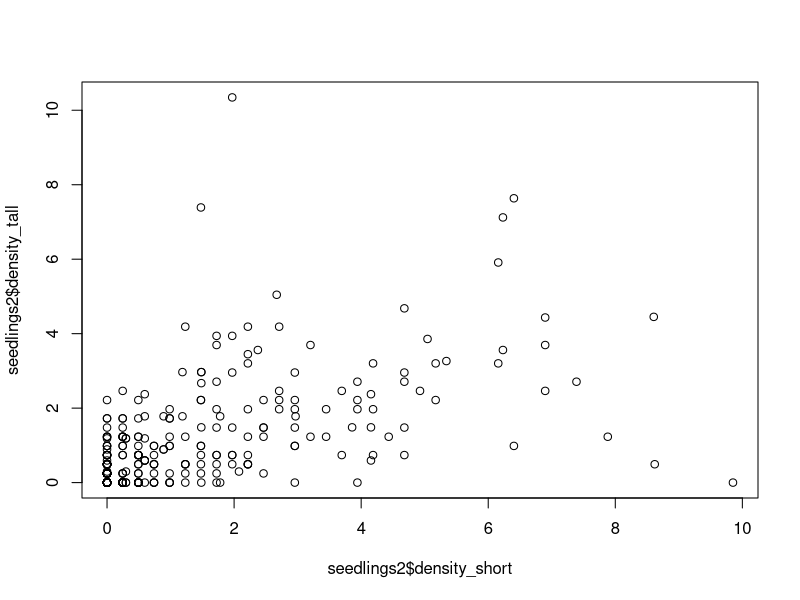
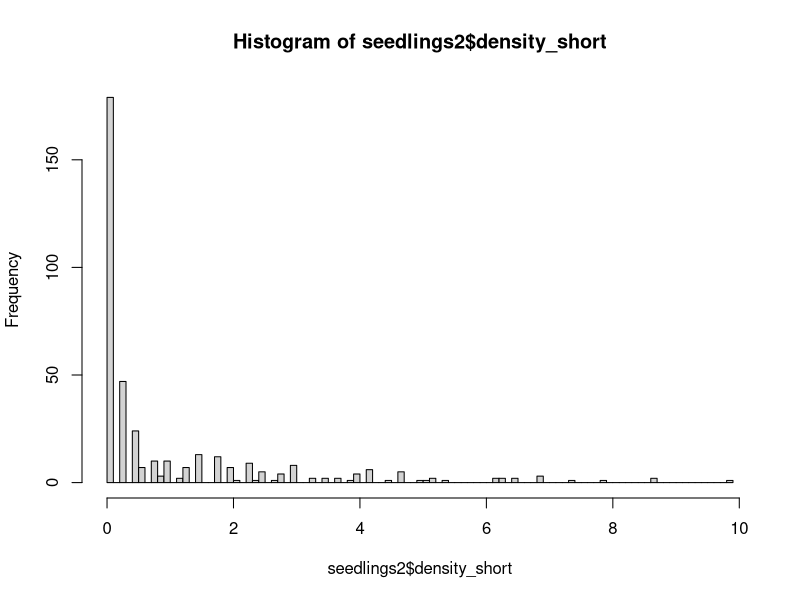
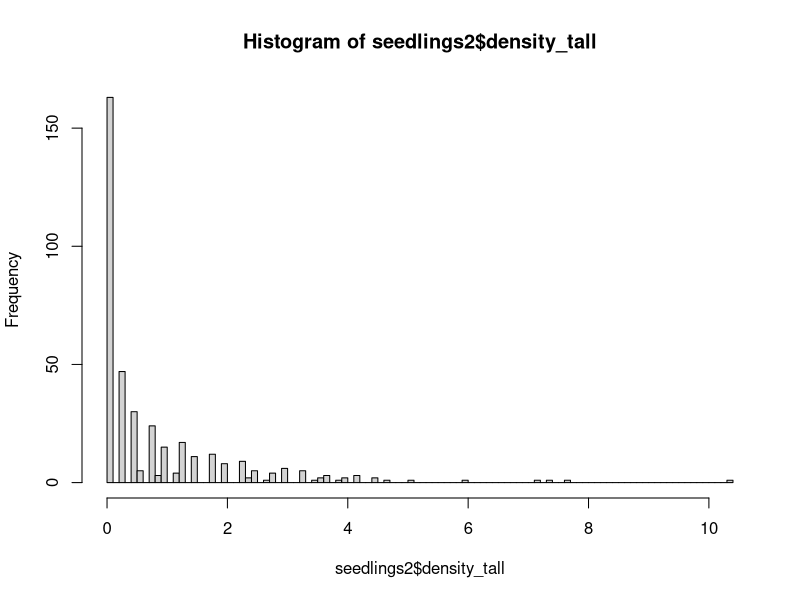
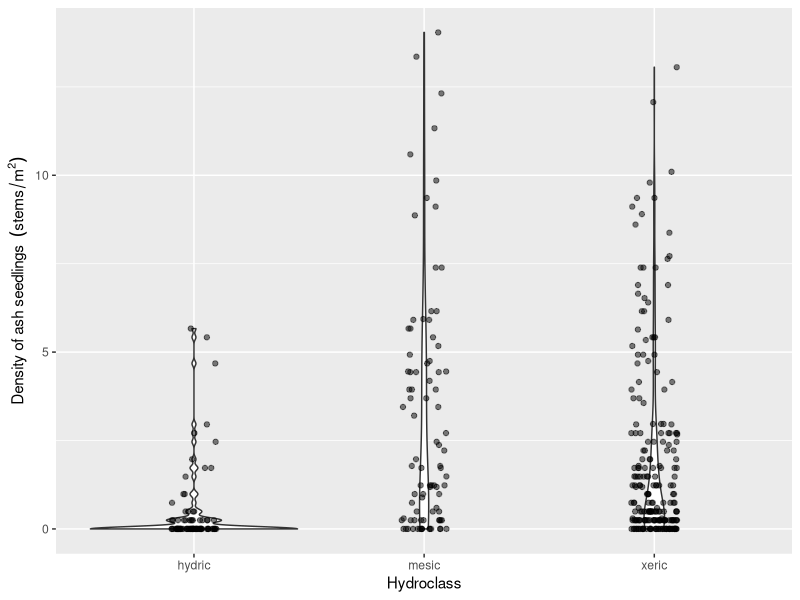
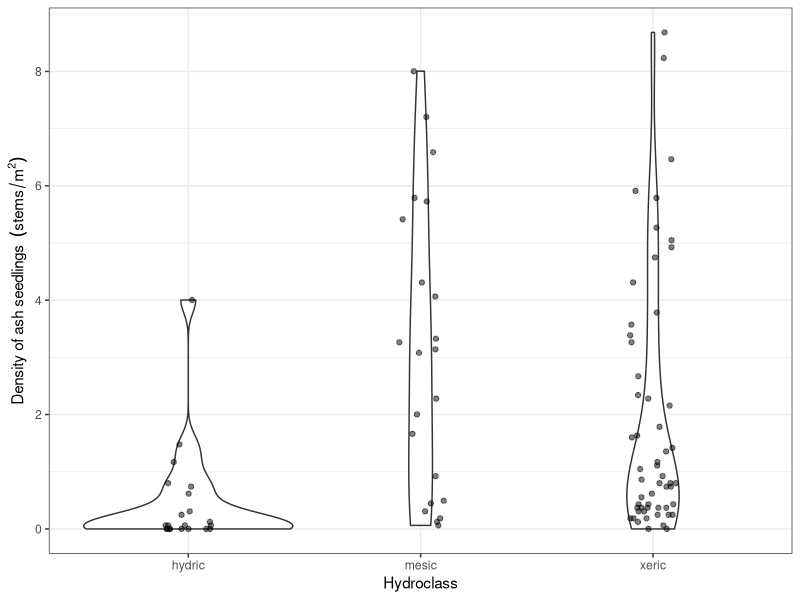
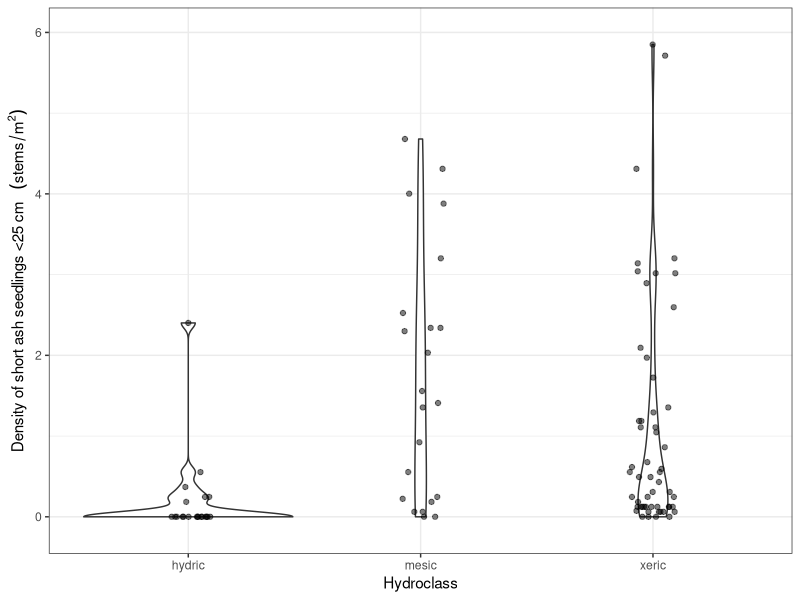
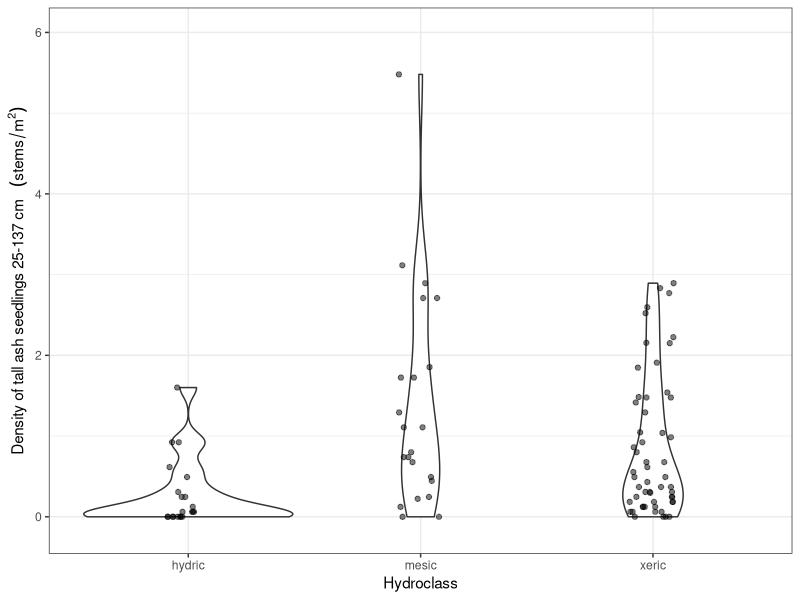
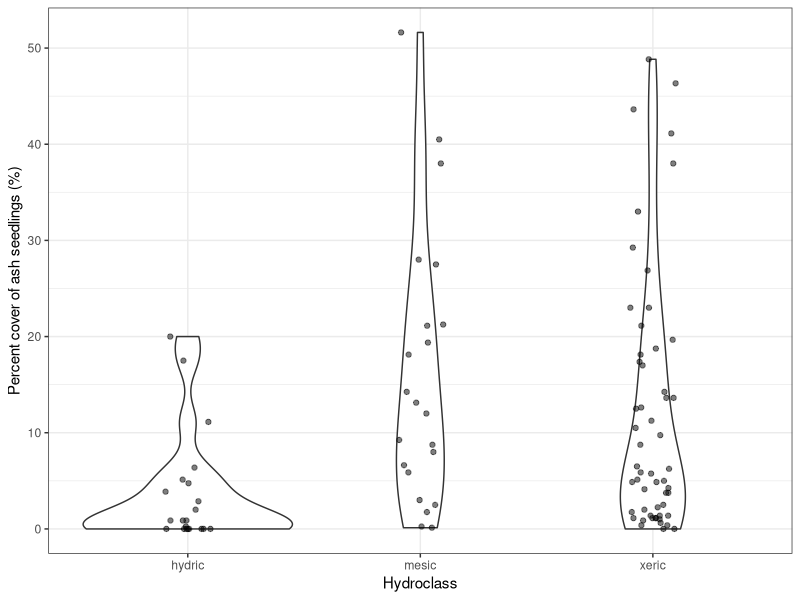

These charts were generated, in order, by the following R code:
# Aaron Tayal
# 8/26/2024
# The purpose is to report what the stem 
# density of ash seedlings, saplings, small trees, and trees is

library(ggplot2)
library(dplyr)

# Plot centers ---------------------------------------------------------------

plot_centers <- read.csv("Raw_data/EAB_Michigan_2024_plot_centers.csv")

# There are 111 plots (37 transects) that I plan to visit (and 2 extra rows due 
# to confusion about the true center for plot 75):
nrow(plot_centers)

# There are 98 plots that I have collected seedling data (not counting 75_north):
sum(plot_centers$seedlings_done_y_n == "y")

# Similarly, there are 98 plots that I have collected sapling data (not counting 
# 75_north):
sum(plot_centers$saplings_done_y_n == "y")

# There are 97 plots that I have collected tree data for (not counting 75_north).
# At plot 91 at Hudson Mills, we ran out of time to collect tree data due to a 
# thunderstorm
sum(plot_centers$trees_done_y_n == "y")

# There are 2 plots where we found and measured the center tree but did not 
# collect any seedling, sapling, or tree data due to high waters and a time 
# crunch. These were plots 23 and 66, both at Island Lake.
#View(plot_centers[plot_centers$seedlings_done_y_n == "n",])

# This leaves 11 plots that we have neither found the center or recorded data
# for. Four at Hudson Mills, six at Indian Springs, and one at Island Lake. 
# Note: we technically found plot 61 at Island Lake, but I forgot to write
# the center tree DBH, and thus I'm considering it completely not-started.
#View(plot_centers[plot_centers$seedlings_done_y_n == "",])

# Summary: 97 done + 3 partially done + 11 not-started = 111 plots

# Hydroclass -----------------------------------------------------------------

hydro <- read.csv("Raw_data/MI-plot-hydroclasses.csv")
# The column "mstrlvl" is either xeric, mesic, or hydric. All plots in one
# transect (3 plots) will have the same assignment of mstrlvl. I will also 
# call this the "hydroclass". The column "plotmstr" has a value from 1 to 5 
# (1 being driest and 5 being the most flooded). The "plotmstr" value can
# vary within a transect. I think it is based on the results of some kind of 
# soil moisture test.

# Note: "MI-plot-hydroclasses.csv" has hydroclass data for 129 plots, including
# some that I do not plan to visit because they are designated "non-ash" plots
# or they are at Brighton.

# Seedlings -------------------------------------------------------------------

seedlings <- read.csv("Raw_data/EAB_Michigan_2024_seedlings.csv")

# At one plot (75 at Indian Springs), we found two center trees marked 75.
# The true, original plot 75 is the one I want to use. I called this one 
# "75_south" in my datasheet this year. So I need to remove "75_north" rows and
# rename "75_south" rows as simply "75".
seedlings <- seedlings[seedlings$center_tree_number != "75_north",]
seedlings$center_tree_number[seedlings$center_tree_number == "75_south"] <- "75"

seedlings$center_tree_number <- as.integer(seedlings$center_tree_number)

# To combine the data on hydroclasses with the seedling data, I will
# use inner_join, which keeps only the rows which have center_tree_number
# matching between the two datasets:
seedlings2 <- inner_join(seedlings, hydro, by="center_tree_number")
# I notice that the number of rows of seedlings and seedlings2 are the same,
# indicating that the dataframe hydro contained all the center tree numbers
# that I have
nrow(seedlings) == nrow(seedlings2)

# We recorded data for each quadrant of each microplot, so I need to add up the
# four quadrants for short seedlings (those that are shorter than 25 cm):
seedlings2$number_short <- 
  seedlings2$northeast_number_established_short +
  seedlings2$southeast_number_established_short +
  seedlings2$southwest_number_established_short +
  seedlings2$northwest_number_established_short

# Same for tall seedlings:
seedlings2$number_tall <- 
  seedlings2$northeast_number_established_tall +
  seedlings2$southeast_number_established_tall +
  seedlings2$southwest_number_established_tall +
  seedlings2$northwest_number_established_tall

# Now make a column for the total number of seedlings (both short and tall):
seedlings2$number_seedlings <- seedlings2$number_short + seedlings2$number_tall

# Now I need to divide the raw counts by the area of the circular microplot to
# get the density. The density will be in units of stems per meter^2
seedlings2$density_short <-
  (seedlings2$number_short / seedlings2$area_of_microplot_m_squared)

seedlings2$density_tall <-
  (seedlings2$number_tall / seedlings2$area_of_microplot_m_squared)

seedlings2$density_seedlings <- 
  (seedlings2$number_seedlings / seedlings2$area_of_microplot_m_squared)

# For a common sense check, I'll plot the density of short seedlings against
# the density of tall seedlings.  I predict (prior to seeing it) that they 
# will be correlated.
plot(seedlings2$density_short,
     seedlings2$density_tall)

# I will plot histograms for short and tall seedlings. I want to know what is 
# the qualitative shape of the distribution:
hist(seedlings2$density_short, breaks=100)
hist(seedlings2$density_tall, breaks=100)

# Note: these density variables are pseudo-continuous, but really they are
# discrete, because the counts are discrete, and so there are only a limited
# number of values that the density can take.

# I want to make a violin plot that shows the distribution of seedling densities
# for each of the three hydroclasses (xeric, mesic, and hydric)
ggplot(data=seedlings2, aes(x=factor(mstrlvl), 
                            y=density_seedlings)) +
  geom_violin() +
  geom_jitter(height=0, width=0.1, alpha=0.5) +
  xlab("Hydroclass") +
  ylab(bquote("Density of ash seedlings " ~ (stems/m^2)))

# I want to take an average of the 4 microplots in order to report data at the 
# plot level. 

# IMPORTANT NOTE: sometimes, we forgot to write the percent cover
# for 1 out of 4 of the microplots. I have instructed the code to strip NA values
# before taking the mean.  I'm assuming it's okay because we still have three other
# values, but I need to check on this.

seedlings_by_plot <- seedlings2 %>% group_by(center_tree_number) %>% 
  summarize(mean_percent_cover = mean(percent_cover_0_0.5_1_3.5_8_15.5_25.5_etc, 
                                 na.rm=TRUE),
            mean_density_short = mean(density_short),
            mean_density_tall = mean(density_tall),
            mean_density_seedlings = mean(density_seedlings),
            mstrlvl = first(mstrlvl))

# Make a graph that shows the seedling densities by hydroclass, at the plot level
ggplot(data=seedlings_by_plot, aes(x=factor(mstrlvl), y=mean_density_seedlings)) +
  geom_violin() +
  geom_jitter(height=0, width=0.1, alpha=0.5) +
  xlab("Hydroclass") +
  ylab(bquote("Density of ash seedlings " ~ (stems/m^2))) +
  scale_y_continuous(breaks=seq(0,9,2)) +
  theme_bw()

# Make a similar graph for short seedlings (under 25 cm):
ggplot(data=seedlings_by_plot, aes(x=factor(mstrlvl), y=mean_density_short)) +
  geom_violin() +
  geom_jitter(height=0, width=0.1, alpha=0.5) +
  xlab("Hydroclass") +
  ylab(bquote("Density of short ash seedlings <25 cm  " ~ (stems/m^2))) +
  scale_y_continuous(breaks=seq(0,9,2)) +
  ylim(-0.15, 6) +
  theme_bw()

# Same for tall seedlings:
ggplot(data=seedlings_by_plot, aes(x=factor(mstrlvl), y=mean_density_tall)) +
  geom_violin() +
  geom_jitter(height=0, width=0.1, alpha=0.5) +
  xlab("Hydroclass") +
  ylab(bquote("Density of tall ash seedlings 25-137 cm  " ~ (stems/m^2))) +
  ylim(-0.15, 6) +
  theme_bw()

# And for percent cover:
ggplot(data=seedlings_by_plot, aes(x=factor(mstrlvl), y=mean_percent_cover)) +
  geom_violin() +
  geom_jitter(height=0, width=0.1, alpha=0.5) +
  xlab("Hydroclass") +
  ylab("Percent cover of ash seedlings (%)") +
  theme_bw()

# Saplings --------------------------------------------------------------------

saplings <- read.csv("Raw_data/EAB_Michigan_2024_saplings.csv")
# Remove 75_north and rename 75_south to 75 (see seedlings for details)
saplings <- saplings[saplings$center_tree_number != "75_north",]
saplings$center_tree_number[saplings$center_tree_number == "75_south"] <- "75"

saplings$center_tree_number <- as.integer(saplings$center_tree_number)

# Trying to add in the hydroclass to this dataframe:
saplings2 <- inner_join(saplings, hydro, by="center_tree_number")
nrow(saplings) == nrow(saplings2)

# Saplings were counted in each quadrant, so I want to sum up the quadrants
# to get a total number of saplings by plot
saplings_by_plot <- saplings2 %>% group_by(center_tree_number) %>% 
  summarize(number_saplings = sum(number_of_stems),
            mstrlvl = first(mstrlvl))

# To find the density of saplings, I need to divide the number of saplings 
# found in the subplot (8 meters in radius) by the area of that subplot. 
# The area of the subplot is 201.062 m^2. The unit will be stems per m^2.
saplings_by_plot$density_saplings <- saplings_by_plot$number_saplings / 201.062

# I would like to also change the units to stems per hectare:
saplings_by_plot$density_saplings_stems_per_ha <- 
  saplings_by_plot$density_saplings * 10000

# Now, make a violin plot that shows the number of saplings found at each plot, 
# as a function of hydroclass
ggplot(data=saplings_by_plot, aes(x=factor(mstrlvl), 
                                  y=density_saplings)) + 
  geom_violin() +
  geom_jitter(height=0, width=0.1, alpha=0.5) +
  xlab("Hydroclass") +
  ylab(bquote("Density of ash saplings " ~ (stems/m^2))) +
  theme_bw()

# Small trees and trees -------------------------------------------------------

trees <- read.csv("Raw_data/EAB_Michigan_2024_trees.csv")

# Remove 75_north and rename 75_south to 75 (see seedlings for details)
trees <- trees[trees$center_tree_number != "75_north",]
trees$center_tree_number[trees$center_tree_number == "75_south"] <- "75"

trees$center_tree_number <- as.integer(trees$center_tree_number)
trees$ash_species <- as.factor(trees$ash_species)

# Add in hydroclass data
trees2 <- inner_join(trees, hydro, by="center_tree_number")
nrow(trees) == nrow(trees2)

# Remove any rows where the species of tree is not ash (keep rows where ash_species is NA)
# Note: the hickory and Zanthoxylum rows were tagged trees
levels(trees2$ash_species)
trees2 <- trees2[( trees2$ash_species != "hickory" | is.na(trees2$ash_species) ), ]
trees2 <- trees2[( trees2$ash_species != "Zanthoxylum (prickly ash)" | is.na(trees2$ash_species) ), ]
trees2$ash_species <- droplevels(trees2$ash_species)
levels(trees2$ash_species)

# I want to make a column that simplifies ash_species so that there are only 
# three categories: black, green/white/pumpkin, and unknown
trees2$ash_species_simple <- as.character(trees2$ash_species)
trees2$ash_species_simple[trees2$ash_species_simple == "green"] <- "green_white_or_pumpkin"
trees2$ash_species_simple[trees2$ash_species_simple == "green or pumpkin"] <- "green_white_or_pumpkin"
trees2$ash_species_simple[trees2$ash_species_simple == "green or white"] <- "green_white_or_pumpkin"
trees2$ash_species_simple[trees2$ash_species_simple == "green white or pumpkin"] <- "green_white_or_pumpkin"
trees2$ash_species_simple[trees2$ash_species_simple == "black?"] <- "unknown"
trees2$ash_species_simple[trees2$ash_species_simple == "?"] <- "unknown"
trees2$ash_species_simple[trees2$ash_species_simple == "green?"] <- "unknown"
trees2$ash_species_simple[trees2$ash_species_simple == "white?"] <- "unknown"
trees2$ash_species_simple <- as.factor(trees2$ash_species_simple)
table(trees2$ash_species_simple)

# Which center_tree_number values are found in seedlings but not found in 
# trees?
a <- seedlings_by_plot$center_tree_number
b <- sort(unique(trees2$center_tree_number))
b
setdiff(a, b)
# Plot 91 at Hudson Mills is correct to be missing from trees2

# Make sure the variable that records which quadrant the tree was in is accurate:
trees2$quadrant_NE_SE_SW_NW <- as.factor(trees2$quadrant_NE_SE_SW_NW)
summary(trees2$quadrant_NE_SE_SW_NW)
trees2[trees2$quadrant_NE_SE_SW_NW == "?",] # The only rows with ? for quadrant
# are about 100 meters from the center (and so will be filtered out)

# Which rows are simply recording the absence of any trees?
c <- trees2$center_tree_number[trees2$quadrant_NE_SE_SW_NW == "none"]
c
unique(c)
d <- trees2$center_tree_number[trees2$quadrant_NE_SE_SW_NW != "none"]
unique(d)
intersect(unique(c), unique(d)) # Make sure no trees are recorded from plots
# also marked as having no trees.

# We only recorded compass direction at the beginning of summer 
# (it was a lot of work). But we can at least check the data against quadrant
# to see if they agree
trees2$compass_direction <- as.numeric(trees2$compass_direction)
ggplot(data=trees2, aes(x=quadrant_NE_SE_SW_NW, y=compass_direction)) +
  geom_point() +
  geom_hline(yintercept=90) +
  geom_hline(yintercept=180) +
  geom_hline(yintercept=270)
# Looks like there are three rows where compass direction and quadrant disagree:
trees2[trees2$compass_direction > 270 & trees2$quadrant_NE_SE_SW_NW != "NW" &
        is.na(trees2$compass_direction) == FALSE , ]
# All of these three rows were tagged ash. When it comes time to identify tagged
# ash in datasets from previous years, we will know about this issue. I'm not
# going to try to change anything right now.
  

# I want to create a new dataframe of trees so that small trees (2.5-10 cm DBH)
# are counted only if they occur within the 8 meter radius subplot. Furthermore,
# trees (10 cm DBH and up) are counted only if they occur within the 18 meter
# radius main plot

# First I need to change the variable distance_to_center_meters into a 
# numeric variable.  For many of the trees inside the 8 meter subplot, we
# simply wrote "less than 8" to indicate it was in the subplot. So now I 
# will name these as 4 (4 meters) even though they ranged from 0 m to 8 m
trees2$distance_to_center_meters_simple <- trees2$distance_to_center_meters
trees2$distance_to_center_meters_simple[trees2$distance_to_center_meters_simple == "less than 8"] <- "4"
trees2$distance_to_center_meters_simple[trees2$distance_to_center_meters_simple == "between 8 and 18"] <- "13"
trees2$distance_to_center_meters_simple[trees2$distance_to_center_meters_simple == "greater than 18"] <- "25"
trees2$distance_to_center_meters_simple[trees2$distance_to_center_meters_simple == "approx 100 m"] <- "100"
trees2$distance_to_center_meters_simple <- as.numeric(trees2$distance_to_center_meters_simple)
hist(trees2$distance_to_center_meters_simple, breaks=100)

# Small trees must be >= 2.5 cm DBH AND < 12.5 cm DBH AND distance to the center
# must be <= 8 meters
small_trees <- trees2 %>% dplyr::filter(quadrant_NE_SE_SW_NW != "none") %>%
  dplyr::filter(diameter_at_137_cm_in_cm >= 2.5) %>%
  dplyr::filter(diameter_at_137_cm_in_cm < 10) %>%
  dplyr::filter(distance_to_center_meters_simple <= 8)
plot(small_trees$diameter_at_137_cm_in_cm)
hist(small_trees$diameter_at_137_cm_in_cm, breaks=50)
plot(small_trees$distance_to_center_meters_simple)


# Big trees must be >= 10 cm DBH AND distance to the center must be <= 18 meters
big_trees <- trees2 %>% dplyr::filter(quadrant_NE_SE_SW_NW != "none") %>%
  dplyr::filter(diameter_at_137_cm_in_cm >= 10) %>%
  dplyr::filter(distance_to_center_meters_simple <= 18)
plot(big_trees$diameter_at_137_cm_in_cm)
plot(big_trees$distance_to_center_meters_simple)

# Now, create a summary of how many ash small trees were found in each plot
small_trees_by_plot <- small_trees %>% 
  group_by(center_tree_number) %>%
  summarise(number_small_trees = n(),
            mstrlvl = first(mstrlvl))

# Now, for any center tree numbers not mentioned in small_trees_by_plot,
# but that are in trees2, I'd like to put another row with a zero in it:
b # b is all the center tree numbers where presence/absence of trees was recorded
e <- small_trees_by_plot$center_tree_number
e # e is all the center tree numbers where small trees were found in the subplot
f <- sort(setdiff(b, e))

# Add a row for each center tree where no small trees were found in the subplot:
for (k in (1:length(f))){
  small_trees_by_plot <- small_trees_by_plot %>% 
    bind_rows(data.frame(center_tree_number = f[k],
                        number_small_trees = 0,
                        mstrlvl = hydro$mstrlvl[which(hydro$center_tree_number == f[k])]))
}
# Reorder the rows by center_tree_number
small_trees_by_plot <- small_trees_by_plot %>% arrange(center_tree_number)

g <- small_trees_by_plot$center_tree_number
all.equal(b, g) # This shows that small_trees_by_plot now has all the same center
# trees that we recorded the presence or absence of trees at

# Create a histogram of number of small trees to investigate whether the 
# distribution follows a Poisson distribution.
ggplot(data=small_trees_by_plot, aes(x=number_small_trees)) +
  geom_histogram() +
  theme_classic()
# The Poisson distribution assumes that events (here the presence of a small
# tree) occur independently of the position of other small trees. That assumption
# is obviously false, since 

# To find the density of small trees, I need to divide the number of them 
# found in the subplot (8 meters in radius) by the area of that subplot. 
# The area of the subplot is 201.062 m^2. The unit will be stems per m^2.
small_trees_by_plot$density_small_trees <- small_trees_by_plot$number_small_trees / 201.062

# I would like to also change the units to stems per hectare:
small_trees_by_plot$density_small_trees_stems_per_ha <- 
  small_trees_by_plot$density_small_trees * 10000

# Now, make a violin plot that shows the number of small trees found at each 
# plot, as a function of hydroclass
ggplot(data=small_trees_by_plot, aes(x=factor(mstrlvl), 
                                    y=density_small_trees)) + 
  geom_violin() +
  geom_jitter(height=0, width=0.1, alpha=0.5) +
  xlab("Hydroclass") +
  ylab(bquote("Density of ash small trees " ~ (stems/m^2))) +
  theme_bw()

# Now the same type of summary for big trees
big_trees_by_plot <- big_trees %>% group_by(center_tree_number) %>%
  summarise(number_big_trees = n())

# Now merge big_trees_by_plot into the small_trees_by_plot dataframe:
trees_by_plot <- full_join(small_trees_by_plot, 
                                    big_trees_by_plot, by="center_tree_number")
# Replace NAs with zeros for number of big trees:
trees_by_plot$number_big_trees[is.na(trees_by_plot$number_big_trees)] <- 0

# Calculate the density of big trees in stems per m^2:
trees_by_plot$density_big_trees <- trees_by_plot$number_big_trees / 1017.876

# And in stems per hectare:
trees_by_plot$density_big_trees_stems_per_ha <- 
  trees_by_plot$density_big_trees * 10000

# Now, make a violin plot that shows the number of big trees found at each 
# plot, as a function of hydroclass
ggplot(data=trees_by_plot, aes(x=factor(mstrlvl), 
                                     y=density_big_trees)) + 
  geom_violin() +
  geom_jitter(height=0, width=0.1, alpha=0.5) +
  xlab("Hydroclass") +
  ylab(bquote("Density of ash big trees " ~ (stems/m^2))) +
  theme_bw()

# Make a scatter plot of the small trees with diameter in the x-axis and 
# canopy condition in the y-axis.
ggplot(data=small_trees, aes(x=diameter_at_137_cm_in_cm, y=canopy_condition_1_5,
                             color=ash_species_simple)) +
  geom_jitter(height=0.05, width=0, alpha=0.4) +
  theme_classic()
